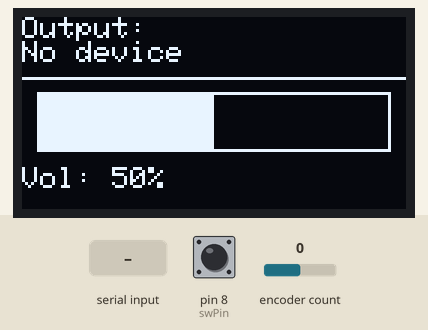
This program was run on a simulated Arduino Leonardo, built with avr-gcc and run on an emulated ATmega32U4. On the bench: 128×64 one-colour display. The inputs (shaded band) are chosen by the test bench; at power-on: encoder count 0, pin 8 (swPin) HIGH. USB keyboard and mouse output is not drawn.

Above: at 1.2 s.
1.3 s: encoder count set to 1
At 1.9 s:
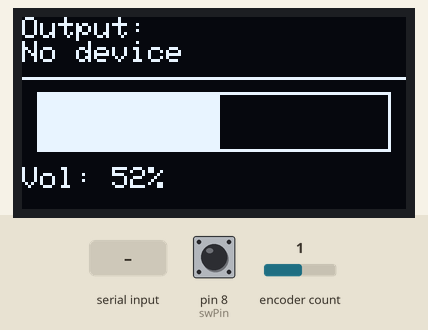
2.8 s: "DEVICE:\n" received over Serial
At 4.0 s:
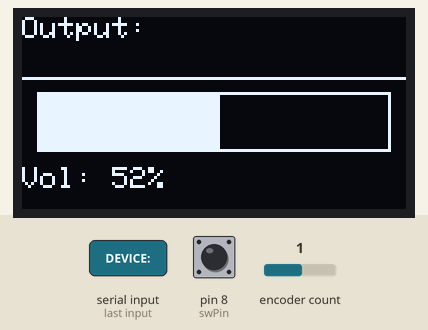
4.3 s: "VOLUME:\n" received over Serial
At 5.2 s:
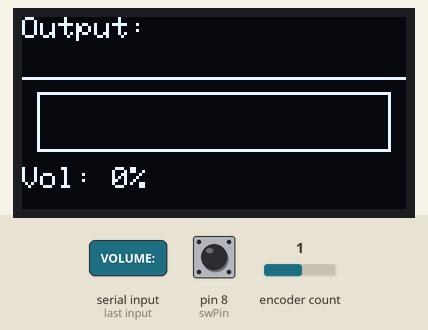
5.8 s: encoder count set to 2
At 6.6 s:
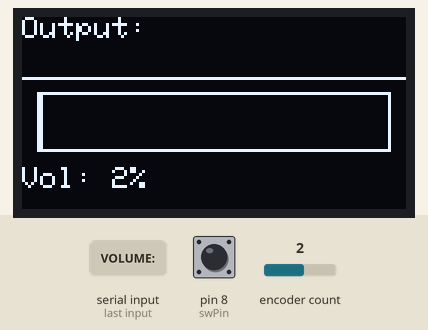
7.3 s: encoder count set to 3
At 7.7 s:
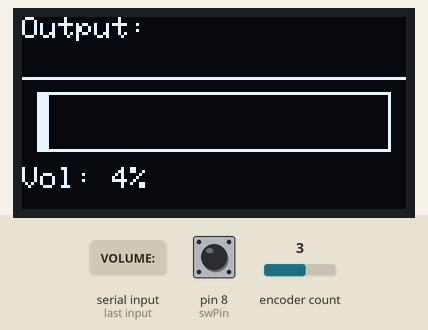
Timing chart, 0 to 9.8 s (numbered marks = the images above; inputs shaded):
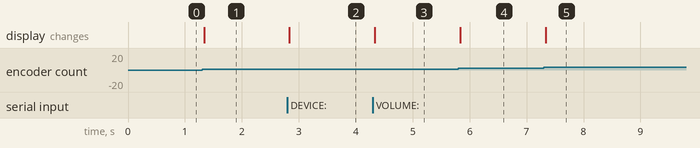

The program:

main.cpp
```cpp
// VolControl - For Arduino Pro Micro (ATmega32U4)
// Author: brnomt
// Made with a lot of Vibe Coding, So some coments are made in Spanish and some in English. (This comment is also written by cursor, bc I am lazy to write it again)

// This code is for a volume control device using an SSD1306 OLED display and an EC11 encoder
// It allows you to change the volume of a device and switch between devices using a button.

// The reason the Encoder uses F13 key, is because it is a key that does not have a function in Windows (iirc), so it will not interfere with anything.
// The F13 key is used to switch between devices, so you can use it to switch between devices without having to use the mouse.
// This is used to change the device via SoundSwitch software. Made by @Belphemur on Github.

// SoundSwitch repo:
// https://github.com/Belphemur/SoundSwitch


//Wiring:

// Encoder CLK -> Pin 6
// Encoder  DT -> Pin 7
// Encoder  SW -> Pin 8

// OLED Stays as default, so SDA and SCL go where they should go. In my case 2 for SDA and 3 for SCL.
// OLED VCC -> 3.3V or 5V (depends on the model)

//General VCC and GND are connected to the Arduino VCC and GND respectively.

//You can modify the code to suit your needs, or do whatever you want with it.
//If you modify it, i'd be nice if you could share your modifications with me, so I can learn from them and improve my code <3.

#include <Wire.h>
#include <Adafruit_GFX.h>
#include <Adafruit_SSD1306.h>
#include <Encoder.h>
#include <HID-Project.h> // Requires Nicohood HID-Project library

/*
Nicohood HID-Project library:
https://github.com/NicoHood/HID
*/

#define SCREEN_WIDTH 128
#define SCREEN_HEIGHT 64

//Create display object
Adafruit_SSD1306 display(SCREEN_WIDTH, SCREEN_HEIGHT, &Wire, -1);

// Encoder
Encoder myEncoder(7, 6);  // DT, CLK
const int swPin = 8;

// Estado
int volume = 50;
long encoderPosition = 0;
String audioDevice = "No device";

unsigned long lastVolumeChange = 0;
const int debounceTime = 50;

// Botón
int buttonState;
int lastbuttonState = HIGH;
unsigned long lastDebounceTime = 0;
const int debounceDelay = 50;

// Serial buffer
String inputString = "";
bool stringComplete = false;

void updateDisplay() {
  display.clearDisplay();
  display.setTextSize(1);
  display.setTextColor(SSD1306_WHITE);

  display.setCursor(0, 0);
  display.println("Output:");
  display.println(audioDevice.substring(0, 21));

  display.drawLine(0, 20, 128, 20, SSD1306_WHITE);

  int barWidth = map(volume, 0, 100, 0, 118);
  display.fillRect(5, 25, barWidth, 20, SSD1306_WHITE);
  display.drawRect(5, 25, 118, 20, SSD1306_WHITE);

  display.setCursor(0, 50);
  display.print("Vol: ");
  display.print(volume);
  display.print("%");

  display.display();
}

void changeVolume(int delta) {
  volume += delta * 2;
  volume = constrain(volume, 0, 100);

  if (delta > 0) {
    Consumer.write(MEDIA_VOLUME_UP);
  } else {
    Consumer.write(MEDIA_VOLUME_DOWN);
  }

  lastVolumeChange = millis();
}

void switchDevice() {
  Keyboard.press(KEY_F13);
  delay(10);
  Keyboard.release(KEY_F13);
}

void readSerial() {
  while (Serial.available()) {
    char inChar = (char)Serial.read();
    if (inChar == '\n') {
      stringComplete = true;
      return;
    }
    if (inChar != '\r') {
      inputString += inChar;
    }
  }
}

void processSerial() {
  if (!stringComplete) return;

  if (inputString.startsWith("DEVICE:")) {
    audioDevice = inputString.substring(7);
    audioDevice.trim();
    updateDisplay();
  }
  else if (inputString.startsWith("VOLUME:")) {
    volume = inputString.substring(7).toInt();
    updateDisplay();
  }

  inputString = "";
  stringComplete = false;
}

void setup() {
  Serial.begin(115200);
  pinMode(swPin, INPUT_PULLUP);

  // HID
  Keyboard.begin();
  Consumer.begin();

  // Display
  if (!display.begin(SSD1306_SWITCHCAPVCC, 0x3C)) {
    Serial.println(F("OLED Error"));
    while (true);
  }

  updateDisplay();
}

void loop() {
  readSerial();
  processSerial();

  long newPosition = myEncoder.read() / 4;
  if (newPosition != encoderPosition) {
    int dif = newPosition - encoderPosition;
    if (millis() - lastVolumeChange > debounceTime) {
      changeVolume(dif);
      updateDisplay();
    }
    encoderPosition = newPosition;
  }

  int buttonRead = digitalRead(swPin);
  if (buttonRead != lastbuttonState) {
    lastDebounceTime = millis();
  }

  if ((millis() - lastDebounceTime) > debounceDelay) {
    if (buttonRead != buttonState) {
      buttonState = buttonRead;
      if (buttonState == LOW) {
        switchDevice();
        updateDisplay();
      }
    }
  }

  lastbuttonState = buttonRead;
  delay(10);
}
```

Measured:
- after the input at 1.3 s, the display: changes at once (image 1)
- after the input at 2.8 s, the display: changes at once (image 2)
- after the input at 4.3 s, the display: changes at once (image 3)
- after the input at 5.8 s, the display: changes at once (image 4)
- after the input at 7.3 s, the display: changes at once (image 5)
